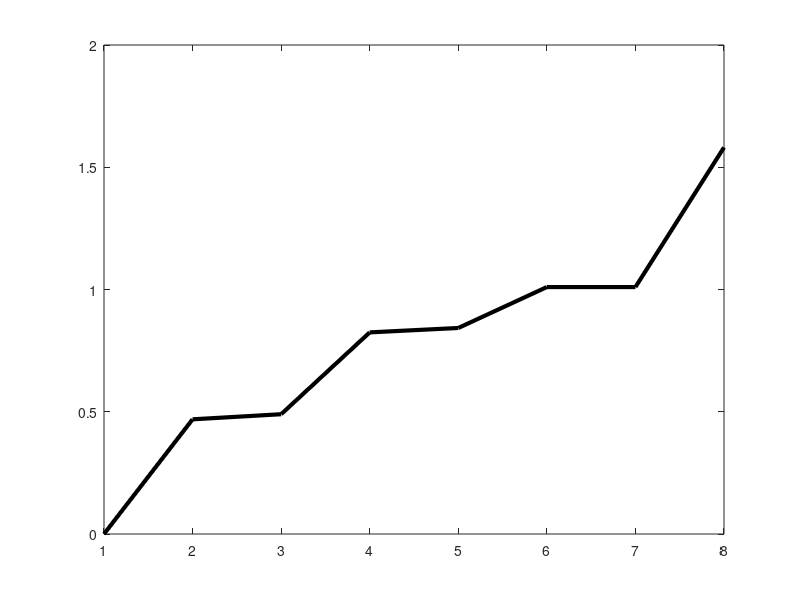

Reproduce this figure in MATLAB. (Note: this script raises an error after producing the figure.)
naive = [0.6, 1, 0.8, 0.7, 0.9, 0.7, 0.9, 0.9, 1, 0.8];
naive = naive';
vecs = repmat(naive, 1, 8);

vecs(2, 2) = 0.7;
vecs(7, 2) = 0.6;
vecs(10, 2) = 0.6;

vecs(2, 3) = 0.7;
vecs(7, 3) = 0.6;
vecs(10, 3) = 0.6;
vecs(3, 3) = 0.9;
vecs(5, 3) = 1;
vecs(9, 3) = 1;

vecs(2, 4) = 0.5;
vecs(7, 4) = 0.4;
vecs(10, 4) = 0.4;
vecs(3, 4) = 0.9;
vecs(5, 4) = 1;
vecs(9, 4) = 1;

vecs(3, 5) = 1;
vecs(5, 5) = 1;
vecs(9, 5) = 1;
vecs(2, 5) = 0.5;
vecs(7, 5) = 0.4;
vecs(10, 5) = 0.4;

vecs(2, 6) = 0.4;
vecs(7, 6) = 0.3;
vecs(10, 6) = 0.3;
vecs(3, 6) = 1;
vecs(5, 6) = 1;
vecs(9, 6) = 1;

vecs(2, 7) = 0.4;
vecs(7, 7) = 0.3;
vecs(10, 7) = 0.3;
vecs(3, 7) = 1;
vecs(5, 7) = 1;
vecs(9, 7) = 1;

vecs(2, 8) = 0.0;
vecs(7, 8) = 0.0;
vecs(10, 8) = 0.0;
vecs(3, 8) = 1;
vecs(5, 8) = 1;
vecs(9, 8) = 1;

a = pdist(vecs');
a = squareform(a);

figure(1)
plot(a(:, 1), 'k', 'lineWidth', 3)
fig_wrapup(1)
